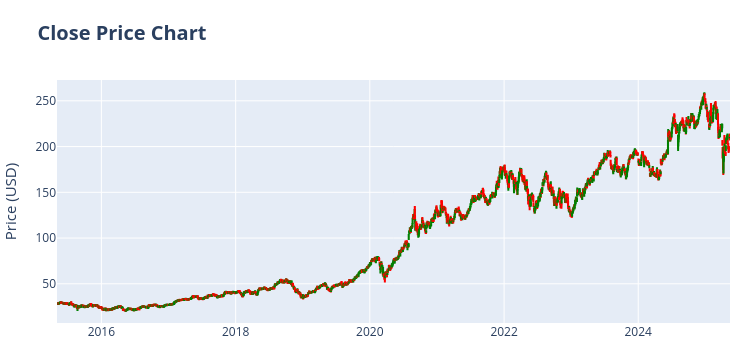

Notebook code for this chart:
### Code cell
# Interactive candlestick chart with Plotly
# ==============================================================================
candlestick = go.Candlestick(
    x=data.index,
    open=data.Open,
    close=data.Close,
    low=data.Low,
    high=data.High,
    name='Candlestick',
    increasing_line_color='green',
    decreasing_line_color='red',
)

fig = go.Figure(data=[candlestick])

fig.update_layout(
width=750,
height=350,

title=dict(text="<b>Close Price Chart</b>", font=dict(size=20)),
yaxis_title=dict(text="Price (USD)", font=dict(size=15)),
margin=dict(l=10, r=20, t=80, b=20),

    xaxis_rangeslider_visible=False,
)

fig.show()

### Figure 1 — Plotly figure (JSON) as saved in the notebook; plotly's stock layout.template omitted (floating-point values rounded to 4 significant figures; data arrays with more than 128 entries replaced by an {"elided": "..."} marker saying what was removed)
{"data": [{"close": {"elided": "2523 float values"}, "decreasing": {"line": {"color": "red"}}, "high": {"elided": "2523 float values"}, "increasing": {"line": {"color": "green"}}, "low": {"elided": "2523 float values"}, "name": "Candlestick", "open": {"elided": "2523 float values"}, "type": "candlestick", "x": {"elided": "2523 str values"}}], "layout": {"height": 350, "margin": {"b": 20, "l": 10, "r": 20, "t": 80}, "title": {"font": {"size": 20}, "text": "<b>Close Price Chart</b>"}, "width": 750, "xaxis": {"rangeslider": {"visible": false}}, "yaxis": {"title": {"font": {"size": 15}, "text": "Price (USD)"}}}}
